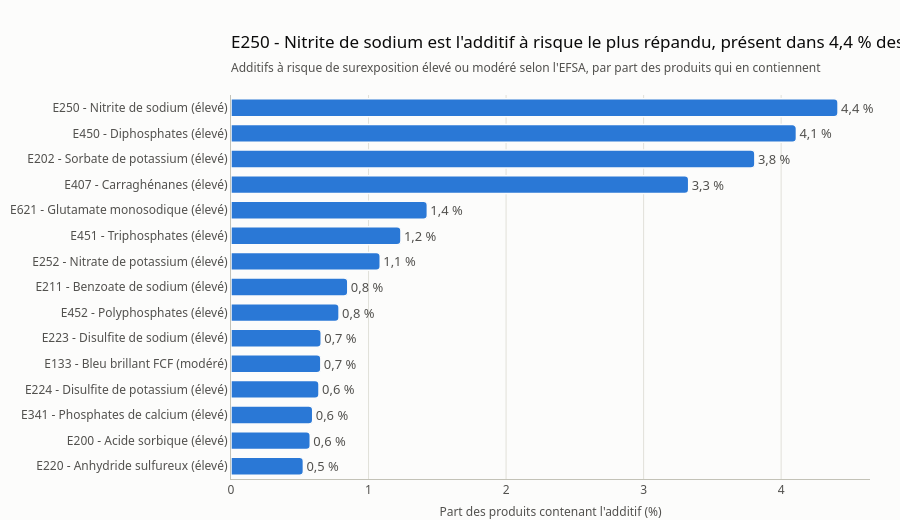

The code cell stored with this chart in its notebook:
### Markdown cell above
## 3. Additifs à risque de surexposition

Évaluations de l'EFSA reprises par Open Food Facts. Population : produits avec liste d'ingrédients.

### Code cell
freq = ctv.risky_additives_frequency(con, additives)
freq["label"] = freq["name_fr"] + " (" + freq["risk_label"].str.lower() + ")"
first = freq.iloc[0]

fig = charts.ranked_bars(
    freq,
    "label",
    "share",
    suffix=" %",
    value_format=".1f",
    title=f"{first['name_fr']} est l'additif à risque le plus répandu, "
    f"présent dans {fmt_pct(first['share'], 1)} des produits",
    subtitle="Additifs à risque de surexposition élevé ou modéré selon l'EFSA, "
    "par part des produits qui en contiennent",
    value_label="Part des produits contenant l'additif (%)",
)
save_figure(fig, "risky_additives")
fig.show()

### Figure 1 — Plotly figure (JSON) as saved in the notebook; plotly's stock layout.template omitted (floating-point values rounded to 4 significant figures)
{"data": [{"cliponaxis": false, "hovertemplate": "%{y}<br>%{x:.1f} %<extra></extra>", "marker": {"color": "#2a78d6"}, "orientation": "h", "text": ["0,5 %", "0,6 %", "0,6 %", "0,6 %", "0,7 %", "0,7 %", "0,8 %", "0,8 %", "1,1 %", "1,2 %", "1,4 %", "3,3 %", "3,8 %", "4,1 %", "4,4 %"], "textfont": {"color": "#52514e"}, "textposition": "outside", "type": "bar", "x": [0.5264, 0.5765, 0.5942, 0.6399, 0.6533, 0.656, 0.7858, 0.8492, 1.085, 1.236, 1.428, 3.328, 3.809, 4.111, 4.414], "y": ["E220 - Anhydride sulfureux (élevé)", "E200 - Acide sorbique (élevé)", "E341 - Phosphates de calcium (élevé)", "E224 - Disulfite de potassium (élevé)", "E133 - Bleu brillant FCF (modéré)", "E223 - Disulfite de sodium (élevé)", "E452 - Polyphosphates (élevé)", "E211 - Benzoate de sodium (élevé)", "E252 - Nitrate de potassium (élevé)", "E451 - Triphosphates (élevé)", "E621 - Glutamate monosodique (élevé)", "E407 - Carraghénanes (élevé)", "E202 - Sorbate de potassium (élevé)", "E450 - Diphosphates (élevé)", "E250 - Nitrite de sodium (élevé)"]}], "layout": {"height": 520, "showlegend": false, "title": {"subtitle": {"text": "Additifs à risque de surexposition élevé ou modéré selon l'EFSA, par part des produits qui en contiennent"}, "text": "E250 - Nitrite de sodium est l'additif à risque le plus répandu, présent dans 4,4 % des produits"}, "xaxis": {"rangemode": "tozero", "title": {"text": "Part des produits contenant l'additif (%)"}}, "yaxis": {"showgrid": false}}}
